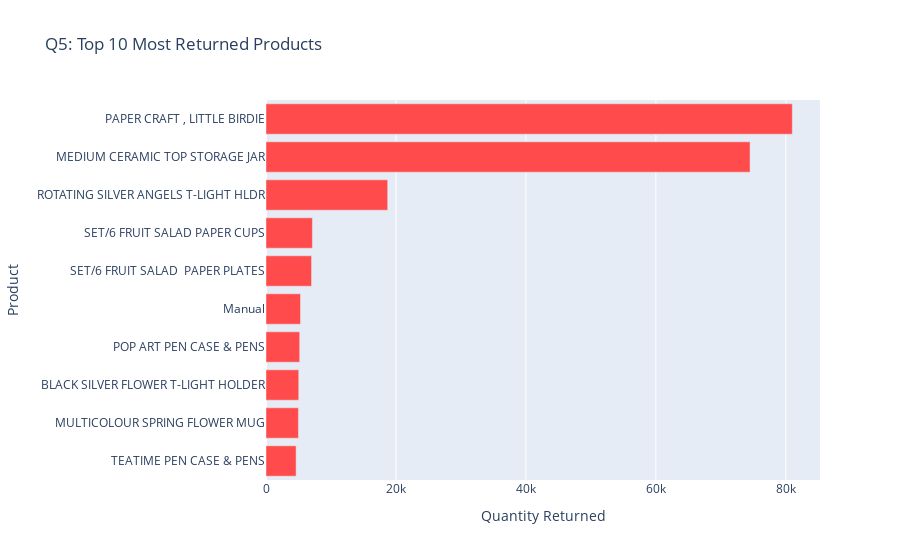

Here is the notebook cell this chart was saved with:
### Code cell
# Q5: Top 10 Returned Products : Use the 'df_returns' dataframe (created in Step 3) to find high-return items.
#

# 1. Aggregation: Group by Product Description and sum the Quantity (Absolute value)
# Note: In df_returns, we already converted Quantity to positive numbers in Step 3.
top_returns = df_returns.groupby('Description')['Quantity'].sum().reset_index()
top_returns = top_returns.sort_values(by='Quantity', ascending=False).head(10)

# 2. Plot Horizontal Bar Chart (Red color to indicate 'Warning')
fig5 = px.bar(top_returns, 
              x='Quantity', 
              y='Description', 
              orientation='h',
              title='Q5: Top 10 Most Returned Products',
              labels={'Quantity': 'Quantity Returned', 'Description': 'Product'},
              color_discrete_sequence=['#FF4B4B']) # Red color for returns

fig5.update_layout(yaxis=dict(autorange="reversed")) # Top item on top
fig5.show()

### Figure 1 — Plotly figure (JSON) as saved in the notebook; plotly's stock layout.template omitted (floating-point values rounded to 4 significant figures)
{"data": [{"hovertemplate": "Quantity Returned=%{x}<br>Product=%{y}<extra></extra>", "legendgroup": "", "marker": {"color": "#FF4B4B", "pattern": {"shape": ""}}, "name": "", "orientation": "h", "showlegend": false, "textposition": "auto", "type": "bar", "x": [80995, 74494, 18730, 7140, 7008, 5311, 5184, 5040, 4996, 4632], "xaxis": "x", "y": ["PAPER CRAFT , LITTLE BIRDIE", "MEDIUM CERAMIC TOP STORAGE JAR", "ROTATING SILVER ANGELS T-LIGHT HLDR", "SET/6 FRUIT SALAD PAPER CUPS", "SET/6 FRUIT SALAD  PAPER PLATES", "Manual", "POP ART PEN CASE & PENS", "BLACK SILVER FLOWER T-LIGHT HOLDER", "MULTICOLOUR SPRING FLOWER MUG", "TEATIME PEN CASE & PENS"], "yaxis": "y"}], "layout": {"barmode": "relative", "legend": {"tracegroupgap": 0}, "title": {"text": "Q5: Top 10 Most Returned Products"}, "xaxis": {"anchor": "y", "domain": [0, 1], "title": {"text": "Quantity Returned"}}, "yaxis": {"anchor": "x", "autorange": "reversed", "domain": [0, 1], "title": {"text": "Product"}}}}
